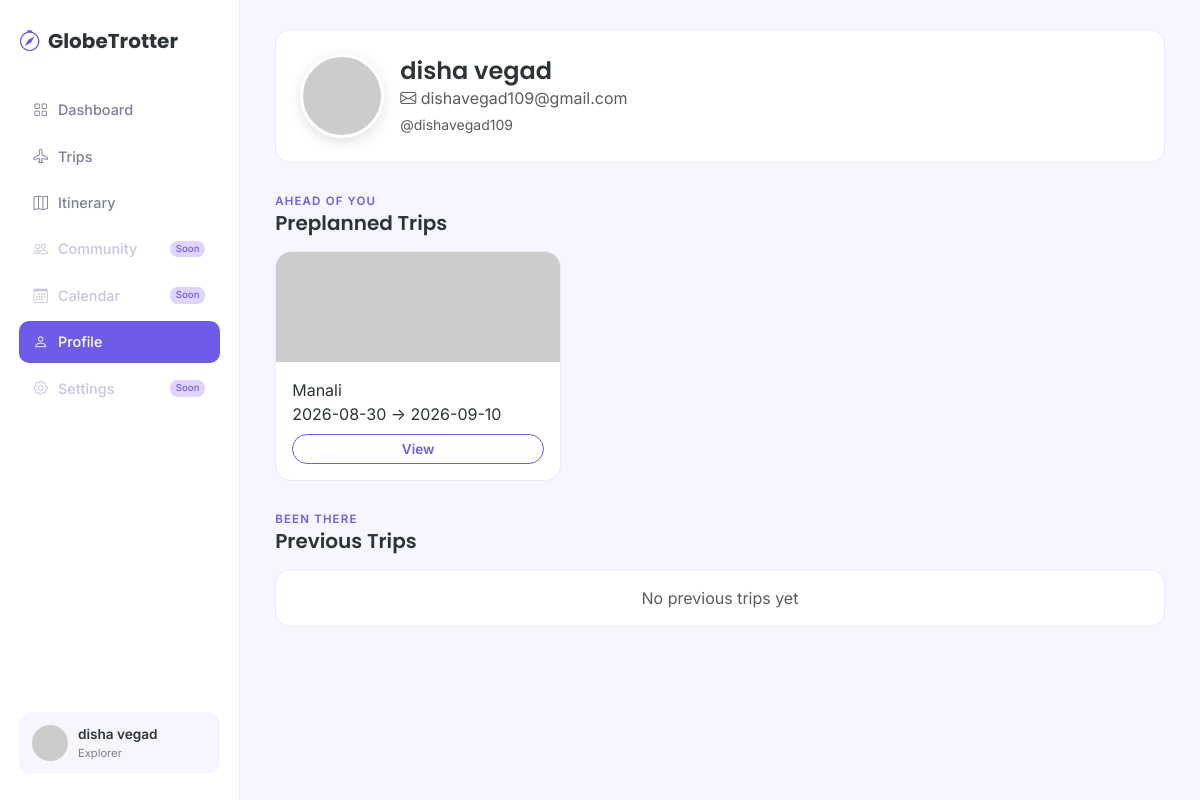
The app's page /profile (signed in) with its own data.
### models.py (models this page shows)
class User(db.Model):
    id = db.Column(db.Integer, primary_key=True)
    name = db.Column(db.String(100), nullable=False)
    username = db.Column(db.String(50), unique=True, nullable=False)
    email = db.Column(db.String(120))
    password = db.Column(db.String(200), nullable=False)
    trips = db.relationship('Trip', backref='owner', lazy=True)

class Trip(db.Model):
    id = db.Column(db.Integer, primary_key=True)
    user_id = db.Column(db.Integer, db.ForeignKey('user.id'), nullable=False)
    place = db.Column(db.String(120))
    start_date = db.Column(db.String(20))
    end_date = db.Column(db.String(20))
    sections = db.relationship('Section', backref='trip', lazy=True, cascade="all, delete-orphan")
    items = db.relationship('ItineraryItem', backref='trip', lazy=True, cascade="all, delete-orphan")

### app.py (the view)
@app.route('/profile')
@login_required
def profile():
    user = User.query.get(session['user_id'])
    all_trips = Trip.query.filter_by(user_id=user.id).all()
    preplanned, previous = [], []
    for t in all_trips:
        info = trip_progress(t)
        if info['status'] == 'completed':
            previous.append(t)
        else:
            preplanned.append(t)
    return render_template('profile.html', user=user, preplanned=preplanned, previous=previous)

### app.py (called while the page is built)
def login_required(f):
    @wraps(f)
    def wrap(*args, **kwargs):
        if 'user_id' not in session:
            flash("Please login first")
            return redirect(url_for('login'))
        return f(*args, **kwargs)
    return wrap

def parse_date(d):
    try:
        return datetime.strptime(d, '%Y-%m-%d').date()
    except Exception:
        return None

def trip_progress(trip):
    today = datetime.now().date()
    s = parse_date(trip.start_date)
    e = parse_date(trip.end_date) or s
    if not s:
        return {'status': 'upcoming', 'percent': 0, 'days': 0}
    days = (e - s).days + 1 if e else 1
    if today < s:
        return {'status': 'upcoming', 'percent': 0, 'days': days}
    elif today > e:
        return {'status': 'completed', 'percent': 100, 'days': days}
    else:
        elapsed = (today - s).days + 1
        pct = int((elapsed / days) * 100) if days else 0
        return {'status': 'ongoing', 'percent': min(pct, 100), 'days': days}

### templates/profile.html
{% extends 'base.html' %}
{% block content %}
<div class="gt-card mb-4">
    <div class="d-flex align-items-center">
        <div class="avatar-lg me-3" style="background-image:url('https://picsum.photos/seed/user{{ user.id }}/160/160');"></div>
        <div>
            <h4 class="mb-0">{{ user.name }}</h4>
            <div class="text-muted"><i class="bi bi-envelope"></i> {{ user.email }}</div>
            <div class="text-muted small mt-1">@{{ user.username }}</div>
        </div>
    </div>
</div>
<div class="mb-3"><span class="eyebrow">Ahead of you</span><h5 class="mb-0">Preplanned Trips</h5></div>
{% if preplanned %}
<div class="row g-3 mb-4">
    {% for t in preplanned %}
    <div class="col-md-4">
        <div class="gt-card p-0" style="overflow:hidden;">
            <div style="height:110px; background-size:cover; background-position:center; background-image:url('https://picsum.photos/seed/{{ t.place|replace(' ','') }}{{ t.id }}/300/200');"></div>
            <div class="p-3">
                <div class="stub-place">{{ t.place }}</div>
                <div class="stub-dates mb-2">{{ t.start_date }} &rarr; {{ t.end_date }}</div>
                <a href="{{ url_for('itinerary_view', trip_id=t.id) }}" class="btn btn-sm btn-outline-purple w-100">View</a>
            </div>
        </div>
    </div>
    {% endfor %}
</div>
{% else %}
<div class="gt-card text-center py-3 mb-4"><p class="text-muted mb-0">No upcoming trips planned</p></div>
{% endif %}
<div class="mb-3"><span class="eyebrow">Been there</span><h5 class="mb-0">Previous Trips</h5></div>
{% if previous %}
<div class="row g-3">
    {% for t in previous %}
    <div class="col-md-4">
        <div class="gt-card p-0" style="overflow:hidden;">
            <div style="height:110px; background-size:cover; background-position:center; filter:grayscale(30%); background-image:url('https://picsum.photos/seed/{{ t.place|replace(' ','') }}{{ t.id }}/300/200');"></div>
            <div class="p-3">
                <div class="stub-place">{{ t.place }}</div>
                <div class="stub-dates mb-2">{{ t.start_date }} &rarr; {{ t.end_date }}</div>
                <a href="{{ url_for('itinerary_view', trip_id=t.id) }}" class="btn btn-sm btn-outline-purple w-100">View</a>
            </div>
        </div>
    </div>
    {% endfor %}
</div>
{% else %}
<div class="gt-card text-center py-3"><p class="text-muted mb-0">No previous trips yet</p></div>
{% endif %}
{% endblock %}

### templates/base.html (shortened to what this page needs)
<!DOCTYPE html>
<html lang="en">
<head>
    <link href="https://cdn.jsdelivr.net/npm/bootstrap@5.3.0/dist/css/bootstrap.min.css" rel="stylesheet">
    <link href="https://cdn.jsdelivr.net/npm/bootstrap-icons@1.11.3/font/bootstrap-icons.css" rel="stylesheet">
    <link rel="stylesheet" href="{{ url_for('static', filename='style.css') }}">
</head>
<body>
{% if session.get('user_id') %}
<div class="app-shell">
    <aside class="sidebar">
        <a class="brand" href="{{ url_for('landing') }}"><i class="bi bi-compass"></i>GlobeTrotter</a>
        <a href="{{ url_for('landing') }}" class="nav-item {% if request.endpoint=='landing' %}active{% endif %}">
            <i class="bi bi-grid"></i> Dashboard
        </a>
        <a href="{{ url_for('trip_listing') }}" class="nav-item {% if request.endpoint=='trip_listing' %}active{% endif %}">
            <i class="bi bi-airplane"></i> Trips
        </a>
        <a href="{{ url_for('trip_listing') }}" class="nav-item {% if request.endpoint=='itinerary_view' or request.endpoint=='build_itinerary' %}active{% endif %}">
            <i class="bi bi-map"></i> Itinerary
        </a>
        <span class="nav-item disabled"><i class="bi bi-people"></i> Community <span class="soon-tag">Soon</span></span>
        <span class="nav-item disabled"><i class="bi bi-calendar3"></i> Calendar <span class="soon-tag">Soon</span></span>
        <a href="{{ url_for('profile') }}" class="nav-item {% if request.endpoint=='profile' %}active{% endif %}">
            <i class="bi bi-person"></i> Profile
        </a>
        <span class="nav-item disabled"><i class="bi bi-gear"></i> Settings <span class="soon-tag">Soon</span></span>
        <a href="{{ url_for('profile') }}" class="sidebar-user">
            <div class="mini-avatar" style="background-image:url('https://picsum.photos/seed/user{{ session.user_id }}/80/80');"></div>
            <div>
                <div class="name">{{ session.get('user_name','Traveller') }}</div>
                <div class="role">Explorer</div>
            </div>
        </a>
    </aside>
    <main class="main-content">
        {% block content %}{% endblock %}
    </main>
</div>
{% endif %}
</body>
</html>

### static/style.css (style rules this page uses)
:root { --purple: #6C5CE7; --purple-light: #A29BFE; --lavender: #E0D3FF; --bg: #F7F6FF; --dark: #2D3436; --white: #FFFFFF; --muted: #7c7f92; --border: #ECE9FB; }
* { box-sizing: border-box; }
body { background: var(--bg); color: var(--dark); font-family: 'Inter', -apple-system, sans-serif; }
h1, h2, h3, h4, h5, h6 { font-family: 'Poppins', sans-serif; font-weight: 600; color: var(--dark); }
.eyebrow { font-size: 0.72rem; letter-spacing: 0.1em; text-transform: uppercase; color: var(--purple); font-weight: 600; }
.app-shell { display: flex; min-height: 100vh; }
.sidebar { width: 240px; background: var(--white); border-right: 1px solid var(--border); padding: 1.6rem 1.2rem; display: flex; flex-direction: column; position: sticky; top: 0; height: 100vh; }
.sidebar .brand { font-family: 'Poppins', sans-serif; font-weight: 700; font-size: 1.25rem; color: var(--dark); text-decoration: none; display: flex; align-items: center; gap: 8px; margin-bottom: 2rem; }
.sidebar .brand i { color: var(--purple); font-size: 1.3rem; }
.nav-item { display: flex; align-items: center; gap: 10px; padding: 0.65rem 0.9rem; border-radius: 10px; color: var(--muted); text-decoration: none; font-size: 0.9rem; font-weight: 500; margin-bottom: 4px; }
.nav-item.active { background: var(--purple); color: #fff; }
.nav-item.disabled { color: #c7c5db; cursor: default; }
.nav-item .soon-tag { margin-left: auto; font-size: 0.6rem; background: var(--lavender); color: var(--purple); padding: 1px 6px; border-radius: 8px; }
.sidebar-user { margin-top: auto; display: flex; align-items: center; gap: 10px; padding: 0.8rem; background: var(--bg); border-radius: 12px; text-decoration: none; }
.sidebar-user .mini-avatar { width: 36px; height: 36px; border-radius: 50%; background-size: cover; background-position: center; }
.sidebar-user .name { font-size: 0.85rem; font-weight: 600; color: var(--dark); }
.sidebar-user .role { font-size: 0.7rem; color: var(--muted); }
.main-content { flex: 1; padding: 1.8rem 2.2rem; max-width: 1200px; }
.btn-outline-purple { border: 1.5px solid var(--purple); color: var(--purple); background: transparent; border-radius: 20px; font-weight: 600; font-size: 0.85rem; }
.gt-card { background: #fff; border-radius: 16px; border: 1px solid var(--border); padding: 1.5rem; }
.avatar-lg { width: 84px; height: 84px; border-radius: 50%; background-size: cover; background-position: center; border: 3px solid #fff; box-shadow: 0 4px 12px rgba(45,52,54,0.15); }

### records on screen
User: get "disha vegad", name "disha vegad", email "dishavegad109@gmail.com", username "dishavegad109"
Trip: place "Manali", start_date "2026-08-30", end_date "2026-09-10"
